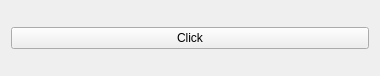
<?xml version="1.0" encoding="UTF-8"?>
<ui version="4.0">
 <class>Widget</class>
 <widget class="QWidget" name="Widget">
  <property name="geometry">
   <rect>
    <x>0</x>
    <y>0</y>
    <width>380</width>
    <height>76</height>
   </rect>
  </property>
  <property name="windowTitle">
   <string>Widget</string>
  </property>
  <layout class="QVBoxLayout" name="verticalLayout">
   <item>
    <widget class="QPushButton" name="clickButton">
     <property name="text">
      <string>Click</string>
     </property>
    </widget>
   </item>
  </layout>
 </widget>
 <resources/>
 <connections/>
</ui>
